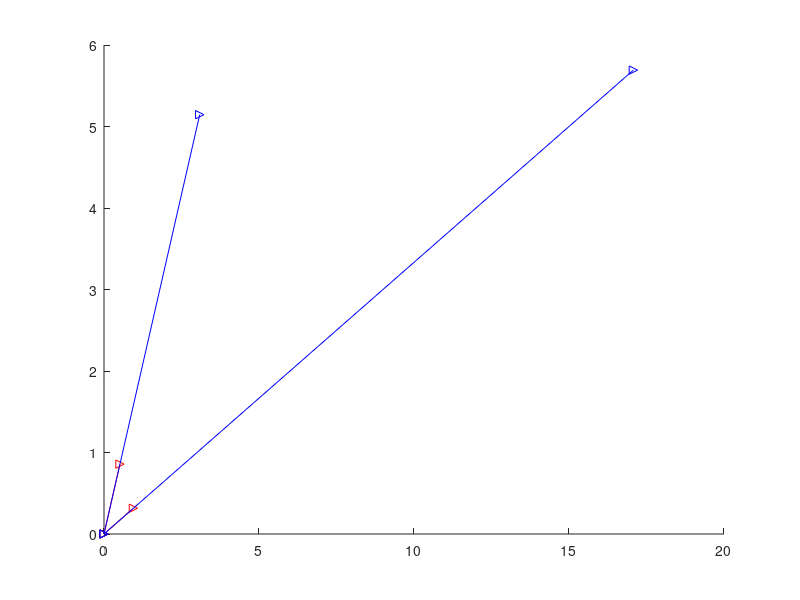

Write MATLAB code to recreate this figure.
clc;
clear;
disp("Zadanie 1");
A=[
11 15
-5 -9]
[w,m]=eig(A)
A*w(:,1)
m(1,1)*w(:,1)
A*w(:,2)
m(2,2)*w(:,2)

 
disp("Zadanie 2");
B=[
21 -9
5 3 ]
[w,m]=eig(B)
cw1=B*w(:,1)
m(1,1)*w(:,1)
cw2=B*w(:,2)
m(2,2)*w(:,2)
hold on;
plot([w(1,1),0],[w(2,1),0],"->r")
plot([w(1,2),0],[w(2,2),0],"->r")
plot([cw1(1),0],[cw1(2),0],"->b")
plot([cw2(1),0],[cw2(2),0],"->b")
hold off;
 

disp("Zadanie 3")
C=[
1 -3 4
4 -7 8
6 -7 7];
c(1)=-1;
c(2)=0;
for i=1:rows(C)
c(2)+=C(i,i);
endfor
c(3)=0;
for i=1:rows(C)
Cc=C;
Cc(i,:)=[];
Cc(:,i)=[];
c(3)+=det(Cc);
endfor
c(3)*=-1;
c(4)=det(C);
c=c*-1
poly(C)
Lambda=roots(c)
roots(poly(C))
[w,m]=eig(C)

 
disp("Zadanie 4")
A
x=[
0
1];
 

for i=1:27
printf("krok %d\n",i)

v=A*x;
m=max(abs(v));
if m==0
break
endif
x=v/m
endfor

 
clear
disp("Zadanie 6")
A=[
0 0 1/3 0   0  1/3
0 0 1/3 1/2 0  0
0 1 0   0   0  1/3
1 0 0   0   1  1/3
0 0 0   1/2 0  0
0 0 1/3 0   0  0]
pol = poly(A)
[v,m]=eig(A)
x = v(:,1);
x = x/sum(x) 
xsum=0;
for(i=1:rows(x))
xsum+=x(i);
endfor
xsum



















